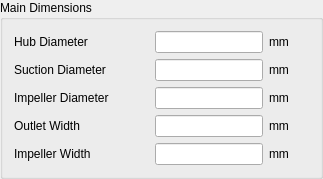
        <widget class="QGroupBox" name="groupBox_18">
         <property name="maximumSize">
          <size>
           <width>700</width>
           <height>16777215</height>
          </size>
         </property>
         <property name="title">
          <string>Main Dimensions</string>
         </property>
         <layout class="QGridLayout" name="gridLayout_25">
          <item row="1" column="2">
           <widget class="QLineEdit" name="lineEdit_11">
            <property name="sizePolicy">
             <sizepolicy hsizetype="Maximum" vsizetype="Fixed">
              <horstretch>0</horstretch>
              <verstretch>0</verstretch>
             </sizepolicy>
            </property>
           </widget>
          </item>
          <item row="3" column="3">
           <widget class="QLabel" name="label_70">
            <property name="minimumSize">
             <size>
              <width>40</width>
              <height>0</height>
             </size>
            </property>
            <property name="text">
             <string>mm</string>
            </property>
           </widget>
          </item>
          <item row="1" column="3">
           <widget class="QLabel" name="label_69">
            <property name="minimumSize">
             <size>
              <width>40</width>
              <height>0</height>
             </size>
            </property>
            <property name="text">
             <string>mm</string>
            </property>
           </widget>
          </item>
          <item row="3" column="0">
           <widget class="QLabel" name="label_65">
            <property name="text">
             <string>Impeller Diameter</string>
            </property>
           </widget>
          </item>
          <item row="0" column="3">
           <widget class="QLabel" name="label_68">
            <property name="minimumSize">
             <size>
              <width>40</width>
              <height>0</height>
             </size>
            </property>
            <property name="text">
             <string>mm</string>
            </property>
           </widget>
          </item>
          <item row="1" column="0">
           <widget class="QLabel" name="label_66">
            <property name="text">
             <string>Suction Diameter</string>
            </property>
           </widget>
          </item>
          <item row="3" column="2">
           <widget class="QLineEdit" name="lineEdit_12">
            <property name="sizePolicy">
             <sizepolicy hsizetype="Maximum" vsizetype="Fixed">
              <horstretch>0</horstretch>
              <verstretch>0</verstretch>
             </sizepolicy>
            </property>
           </widget>
          </item>
          <item row="0" column="2">
           <widget class="QLineEdit" name="lineEdit_10">
            <property name="sizePolicy">
             <sizepolicy hsizetype="Maximum" vsizetype="Fixed">
              <horstretch>0</horstretch>
              <verstretch>0</verstretch>
             </sizepolicy>
            </property>
           </widget>
          </item>
          <item row="0" column="1">
           <spacer name="horizontalSpacer_20">
            <property name="orientation">
             <enum>Qt::Horizontal</enum>
            </property>
            <property name="sizeHint" stdset="0">
             <size>
              <width>40</width>
              <height>20</height>
             </size>
            </property>
           </spacer>
          </item>
          <item row="4" column="2">
           <widget class="QLineEdit" name="lineEdit_13">
            <property name="sizePolicy">
             <sizepolicy hsizetype="Maximum" vsizetype="Fixed">
              <horstretch>0</horstretch>
              <verstretch>0</verstretch>
             </sizepolicy>
            </property>
           </widget>
          </item>
          <item row="0" column="0">
           <widget class="QLabel" name="label_67">
            <property name="text">
             <string>Hub Diameter</string>
            </property>
           </widget>
          </item>
          <item row="4" column="0">
           <widget class="QLabel" name="label_71">
            <property name="text">
             <string>Outlet Width</string>
            </property>
           </widget>
          </item>
          <item row="4" column="3">
           <widget class="QLabel" name="label_72">
            <property name="minimumSize">
             <size>
              <width>40</width>
              <height>0</height>
             </size>
            </property>
            <property name="text">
             <string>mm</string>
            </property>
           </widget>
          </item>
          <item row="5" column="0">
           <widget class="QLabel" name="label_100">
            <property name="text">
             <string>Impeller Width</string>
            </property>
           </widget>
          </item>
          <item row="5" column="2">
           <widget class="QLineEdit" name="lineEdit_14">
            <property name="sizePolicy">
             <sizepolicy hsizetype="Maximum" vsizetype="Fixed">
              <horstretch>0</horstretch>
              <verstretch>0</verstretch>
             </sizepolicy>
            </property>
           </widget>
          </item>
          <item row="5" column="3">
           <widget class="QLabel" name="label_101">
            <property name="minimumSize">
             <size>
              <width>40</width>
              <height>0</height>
             </size>
            </property>
            <property name="text">
             <string>mm</string>
            </property>
           </widget>
          </item>
         </layout>
        </widget>
